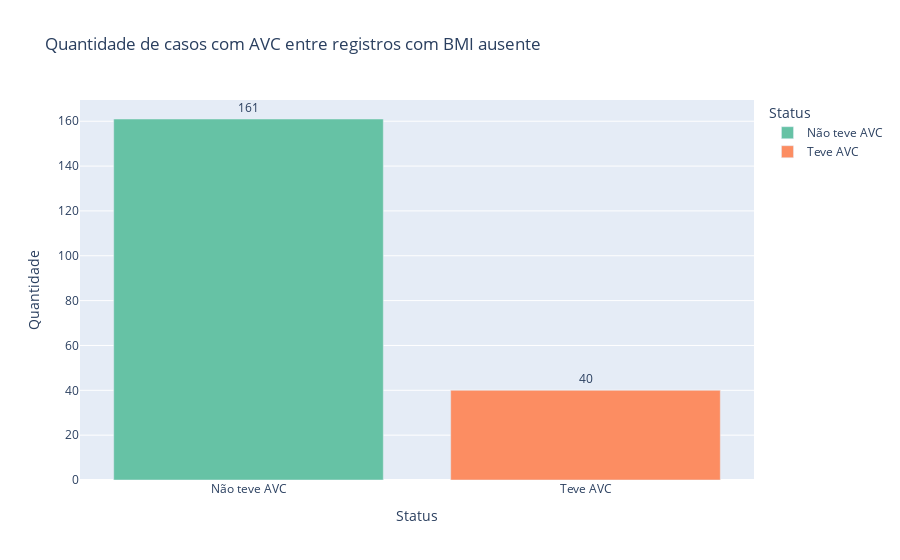

Notebook source saved alongside this figure:
### Code cell
df_bmi_null = df[df["bmi"].isna()]

null_counts = df_bmi_null["stroke"].value_counts()

stroke_yes = null_counts.get(1, 0)
stroke_no = null_counts.get(0, 0)

print("===== Registros com BMI ausente =====")
print(f"Total: {len(df_bmi_null)}")
print(f"• Com AVC: {stroke_yes}")
print(f"• Sem AVC: {stroke_no}")

total_bmi_null = len(df_bmi_null)
pct_stroke_in_null = (stroke_yes / total_bmi_null) * 100
pct_stroke_with_null_bmi = (stroke_yes / stroke_values[1]) * 100

print("\n===== Porcentagens =====")
print(f"• Porcentagem de pessoas com AVC que têm BMI nulo: {pct_stroke_with_null_bmi:.2f}%")
print(f"• Porcentagem de AVC ENTRE BMI NULO: {pct_stroke_in_null:.2f}%")

px_data = {
    "Status": labels_avc,
    "Quantidade": [stroke_no, stroke_yes]
}

fig = px.bar(
    px_data,
    x="Status",
    y="Quantidade",
    text="Quantidade",
    color="Status",
    color_discrete_sequence=px.colors.qualitative.Set2,
    title="Quantidade de casos com AVC entre registros com BMI ausente"
)

fig.update_traces(textposition='outside')
fig.update_layout(yaxis_title="Quantidade", xaxis_title="Status")

fig.show()

### Figure 1 — Plotly figure (JSON) as saved in the notebook; plotly's stock layout.template omitted (floating-point values rounded to 4 significant figures)
{"data": [{"hovertemplate": "Status=%{x}<br>Quantidade=%{text}<extra></extra>", "legendgroup": "Não teve AVC", "marker": {"color": "rgb(102,194,165)", "pattern": {"shape": ""}}, "name": "Não teve AVC", "orientation": "v", "showlegend": true, "text": [161.0], "textposition": "outside", "type": "bar", "x": ["Não teve AVC"], "xaxis": "x", "y": [161], "yaxis": "y"}, {"hovertemplate": "Status=%{x}<br>Quantidade=%{text}<extra></extra>", "legendgroup": "Teve AVC", "marker": {"color": "rgb(252,141,98)", "pattern": {"shape": ""}}, "name": "Teve AVC", "orientation": "v", "showlegend": true, "text": [40.0], "textposition": "outside", "type": "bar", "x": ["Teve AVC"], "xaxis": "x", "y": [40], "yaxis": "y"}], "layout": {"barmode": "relative", "legend": {"title": {"text": "Status"}, "tracegroupgap": 0}, "title": {"text": "Quantidade de casos com AVC entre registros com BMI ausente"}, "xaxis": {"anchor": "y", "categoryarray": ["Não teve AVC", "Teve AVC"], "categoryorder": "array", "domain": [0, 1], "title": {"text": "Status"}}, "yaxis": {"anchor": "x", "domain": [0, 1], "title": {"text": "Quantidade"}}}}
